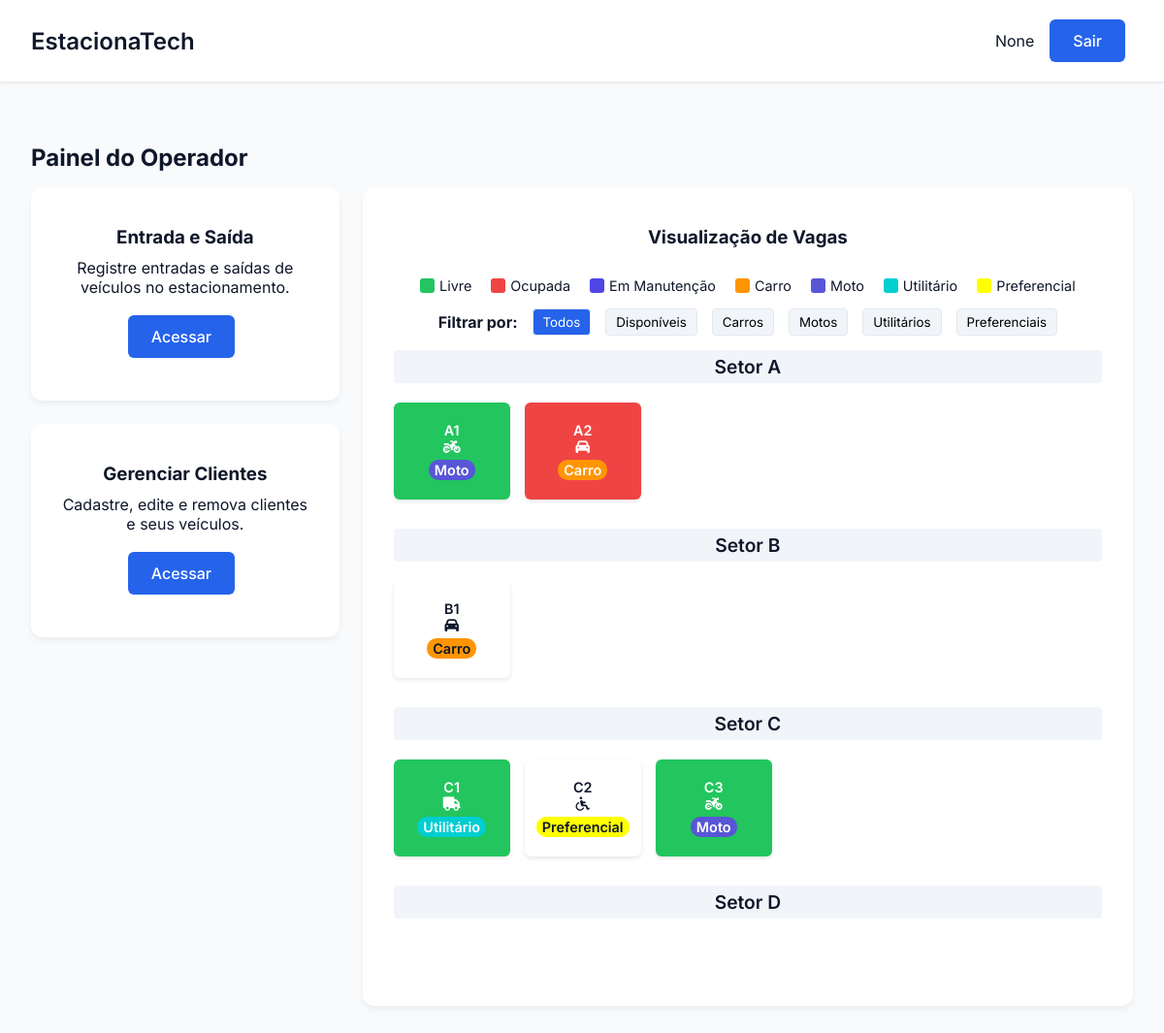
Before: /operador/painel_operador with the older database file.
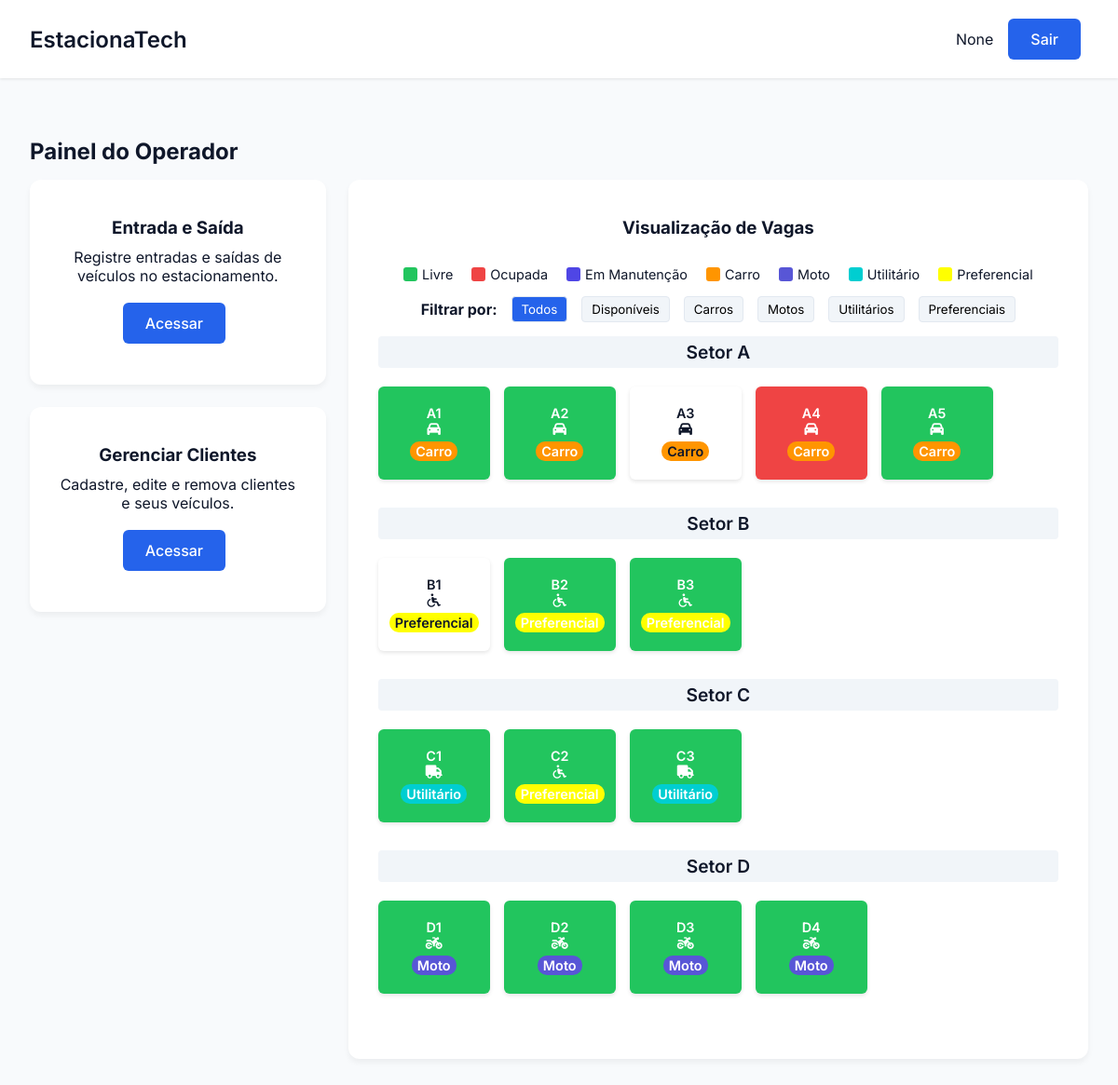
After: the same page with the newer database file.
### tables this page shows
CREATE TABLE Setor (
        id_setor TEXT PRIMARY KEY,
        n_vagas INTEGER NOT NULL
    );

CREATE TABLE "Vaga" (
        id_vaga TEXT PRIMARY KEY,
        setor TEXT NOT NULL,
        tipo TEXT NOT NULL CHECK (tipo IN ('carro', 'moto', 'utilitário', 'preferencial')),
        status TEXT NOT NULL CHECK (status IN ('livre', 'ocupada', 'reservada', 'manutenção')),
        FOREIGN KEY (setor) REFERENCES Setor(id_setor)
    );

### EstacionaTech/routes/operador_routes.py (the view)
@operador_bp.route('/painel_operador')
def painel_operador():
    vagas = VagaController.listar_vagas()
    setores = SetorController.listar_setores()
    return render_template('painel_operador.html', vagas=vagas, setores=setores, nome=session.get('nome'))

### EstacionaTech/controllers/setor_controller.py (called while the page is built)
    @staticmethod
    def listar_setores():
        setores = Setor.listar_todos()
        return setores

### EstacionaTech/controllers/vaga_controller.py (called while the page is built)
    @staticmethod
    def listar_vagas():
        vagas= Vaga.listar_todas()
        return vagas

### EstacionaTech/database/database.py (called while the page is built)
def conectar():
    diretorio_db = "EstacionaTech/database"
    if not os.path.exists(diretorio_db):
        os.makedirs(diretorio_db)  # Criar diretório caso não exista
    return sqlite3.connect(f"{diretorio_db}/estacionatech.db")

### EstacionaTech/models/setor.py (called while the page is built)
    def listar_todos():
        conn = conectar()
        cursor = conn.cursor()
        cursor.execute("SELECT * FROM Setor ORDER BY id_setor ASC")
        setores = cursor.fetchall()
        conn.close()
        return setores

### EstacionaTech/models/vaga.py (called while the page is built)
    def listar_todas():
        conn = conectar()
        cursor = conn.cursor()
        cursor.execute("SELECT * FROM vaga ORDER BY id_vaga ASC")
        vagas = cursor.fetchall()
        conn.close()
        return vagas

### app.py (called while the page is built)
@app.before_request
def make_session_permanent():
    session.permanent = True

### EstacionaTech/templates/painel_operador.html (shortened to what this page needs)
<!DOCTYPE html>
<html lang="pt-BR">
<head>
    <link rel="stylesheet" href="{{ url_for('static', filename='css/estilo.css') }}">
    <link rel="stylesheet" href="{{ url_for('static', filename='css/visualizar_vagas.css') }}">
    <link rel="stylesheet" href="https://cdnjs.cloudflare.com/ajax/libs/font-awesome/6.5.0/css/all.min.css" />
</head>
<body>
    <div class="dashboard painel-operador">
       <header class="dashboard-header">
           <nav class="dashboard-nav container">
               <h1 class="dashboard-title">EstacionaTech</h1>
               <div class="dashboard-user">
                   <span>{{ nome }}</span>
                   <a href="{{ url_for('auth.logout') }}" class="btn btn-primary">Sair</a>
               </div>
           </nav>
       </header>
       <main class="dashboard-content container operador-layout">
           <h2>Painel do Operador</h2>
           <div class="painel-wrapper">
               <div class="painel-esquerdo">
                   <div class="dashboard-card">
                       <h3>Entrada e Saída</h3>
                       <p>Registre entradas e saídas de veículos no estacionamento.</p>
                       <a href="{{ url_for('locacao.operacoes') }}" class="btn btn-primary">Acessar</a>
                   </div>
                   <div class="dashboard-card">
                       <h3>Gerenciar Clientes</h3>
                       <p>Cadastre, edite e remova clientes e seus veículos.</p>
                       <a href="{{ url_for('cliente.gerenciar_clientes') }}" class="btn btn-primary">Acessar</a>
                   </div>
               </div>
               <div class="painel-direito">
                   <div class="dashboard-card visualizacao-vagas-card">
                       <h3>Visualização de Vagas</h3>
                       <div class="legenda">
                           <div class="legenda-item"><div class="legenda-cor" style="background-color: var(--success);"></div><span>Livre</span></div>
                           <div class="legenda-item"><div class="legenda-cor" style="background-color: var(--danger);"></div><span>Ocupada</span></div>
                           <div class="legenda-item"><div class="legenda-cor" style="background-color: var(--secondary);"></div><span>Em Manutenção</span></div>
                           <div class="legenda-item"><div class="legenda-cor" style="background-color: #ff9500;"></div><span>Carro</span></div>
                           <div class="legenda-item"><div class="legenda-cor" style="background-color: #5856d6;"></div><span>Moto</span></div>
                           <div class="legenda-item"><div class="legenda-cor" style="background-color: #00CED1;"></div><span>Utilitário</span></div>
                           <div class="legenda-item"><div class="legenda-cor" style="background-color: #FFFF00;"></div><span>Preferencial</span></div>
                       </div>
                       <div class="filtros">
                           <span><strong>Filtrar por:</strong></span>
                           <button class="filtro-btn active" data-filtro="todos">Todos</button>
                           <button class="filtro-btn" data-filtro="livre">Disponíveis</button>
                           <button class="filtro-btn" data-filtro="carro">Carros</button>
                           <button class="filtro-btn" data-filtro="moto">Motos</button>
                           <button class="filtro-btn" data-filtro="utilitário">Utilitários</button>
                           <button class="filtro-btn" data-filtro="preferencial">Preferenciais</button>
                       </div>
                       {% for setor in setores %}
                       <div class="setor">
                           <h4 class="setor-titulo">Setor {{ setor[0] }}</h4>
                           <div class="mapa-estacionamento">
                               {% for vaga in vagas %}
                                   {% if vaga[1] == setor[0] %}
                                       <div class="vaga vaga-{{ vaga[3] }} tipo-{{ vaga[4]|default('padrao') }}" data-status="{{ vaga[3] }}" data-tipo="{{ vaga[2]|default('padrao') }}">
                                           <div class="status-indicator"></div>
                                           <span class="vaga-id">{{ vaga[0] }}</span>
                                           <div class="vaga-icone">
                                               {% if vaga[2] == 'carro' %}
                                                  <i class="fa-solid fa-car"></i>
                                               {% elif vaga[2] == 'moto' %}
                                                  <i class="fa-solid fa-motorcycle"></i>
                                               {% elif vaga[2] == 'utilitário' %}
                                                  <i class="fa-solid fa-truck"></i>
                                               {% elif vaga[2] == 'preferencial' %}
                                                  <i class="fa-solid fa-wheelchair"></i>
                                               {% else %}
                                                  <i class="fa-solid fa-square-parking"></i>
                                               {% endif %}
                                            </div>
                                           <div class="vaga-tipo" style="background-color:
                                               {% if vaga[2] == 'carro' %}#ff9500
                                               {% elif vaga[2] == 'moto' %}#5856d6
                                               {% elif vaga[2] == 'preferencial' %}#FFFF00
                                               {% else %}#00CED1{% endif %};">
                                               {{ vaga[2]|default('Padrão')|capitalize }}
                                           </div>
                                       </div>
                                   {% endif %}
                               {% endfor %}
                           </div>
                       </div>
                       {% endfor %}
                   </div>
                </div>
            </div>
        </main>
    </div>
</body>
</html>

### EstacionaTech/static/css/estilo.css (style rules this page uses)
* { margin: 0; padding: 0; box-sizing: border-box; font-family: 'Inter', sans-serif; }
:root { --primary: #2563eb; --primary-dark: #1d4ed8; --secondary: #64748b; --danger: #ef4444; --success: #22c55e; --background: #f8fafc; --surface: #ffffff; --text: #0f172a; --text-light: #64748b; --primary-light: #93c5fd; --secondary: #4f46e5; --accent: #10b981; --card-bg: #ffffff; }
body { background-color: var(--background); color: var(--text); min-height: 100vh; }
.container { max-width: 1200px; margin: 0 auto; padding: 0 1rem; }
.btn { display: inline-flex; align-items: center; justify-content: center; padding: 0.75rem 1.5rem; margin-right: 0.5rem; margin-top: 0.25rem; margin-bottom: 0.25rem; background-color: var(--primary); color: white;; font-size: 1rem; font-weight: 500; border-radius: 6px; cursor: pointer; transition: all 0.2s; border: none; text-decoration: none; }
.btn-primary { background-color: var(--primary); color: white; }
.dashboard { min-height: 100vh; display: grid; grid-template-rows: auto 1fr; }
.dashboard-header { background: var(--surface); padding: 1rem; box-shadow: 0 1px 3px 0 rgb(0 0 0 / 0.1); margin-bottom: 2rem;; }
.dashboard-nav { display: flex; justify-content: space-between; align-items: center; }
.dashboard-title { font-size: 1.5rem; font-weight: 600; }
.dashboard-user { display: flex; align-items: center; gap: 1rem; }
.dashboard-content { padding: 2rem; }
.dashboard-content h2 { margin-bottom: 1rem; }
.dashboard-card { background-color: var(--card-bg); padding: 2.5rem 2rem; border-radius: 12px; box-shadow: 0 4px 6px rgba(0, 0, 0, 0.05); display: flex; flex-direction: column; align-items: center; text-align: center; transition: all 0.3s ease; border: none; height: 100%; justify-content: space-between; }
.dashboard-card h3 { margin-bottom: 10px; }
.dashboard-card p { margin-bottom: 15px; }

### EstacionaTech/static/css/visualizar_vagas.css (style rules this page uses)
.mapa-estacionamento { display: flex; flex-wrap: wrap; gap: 15px; margin-top: 20px; }
.setor { margin-bottom: 30px; width: 100%; }
.setor-titulo { font-size: 1.2rem; font-weight: 600; margin-bottom: 10px; padding: 5px; background-color: #f1f5f9; border-radius: 4px; }
.vaga { display: flex; flex-direction: column; align-items: center; justify-content: center; width: 120px; height: 100px; border-radius: 6px; font-weight: 600; font-size: 0.9rem; position: relative; padding: 10px; box-shadow: 0 2px 4px rgba(0,0,0,0.1); }
.vaga-livre { background-color: var(--success); color: white; }
.vaga-ocupada { background-color: var(--danger); color: white; }
.vaga-tipo { background-color: rgba(0, 0, 0, 0.2); padding: 2px 6px; border-radius: 10px; margin-top: 5px; }
.legenda { display: flex; gap: 20px; margin-top: 20px; font-size: 0.9rem; flex-wrap: wrap; }
.legenda-item { display: flex; align-items: center; gap: 5px; }
.legenda-cor { width: 15px; height: 15px; border-radius: 3px; }
.status-indicator { position: absolute; top: 5px; right: 5px; width: 10px; height: 10px; border-radius: 50%; }
.filtros { margin: 15px 0; display: flex; gap: 15px; align-items: center; }
.filtro-btn { padding: 5px 10px; border-radius: 4px; background-color: #f1f5f9; border: 1px solid #e2e8f0; cursor: pointer; }
.filtro-btn.active { background-color: var(--primary); color: white; }
.painel-wrapper { display: flex; gap: 24px; align-items: flex-start; }
.painel-esquerdo { flex: 1; display: flex; flex-direction: column; gap: 24px; }
.painel-direito { flex: 2.5; }

Changed rows visible on the page:
changed Vaga "A1": tipo "Moto" → "Carro"
changed Vaga "A2": status "ocupada" → "livre" (drawn)
added Vaga: id_vaga "A3", tipo "Carro", status "manutenção" (drawn), shown under Setor "A"
added Vaga: id_vaga "A4", tipo "Carro", status "ocupada" (drawn), shown under Setor "A"
added Vaga: id_vaga "A5", tipo "Carro", shown under Setor "A"
changed Vaga "B1": tipo "Carro" → "Preferencial"
added Vaga: id_vaga "B2", tipo "Preferencial", shown under Setor "B"
added Vaga: id_vaga "B3", tipo "Preferencial", shown under Setor "B"
changed Vaga "C2": status "manutenção" → "livre" (drawn)
changed Vaga "C3": tipo "Moto" → "Utilitário"
added Vaga: id_vaga "D1", tipo "Moto", shown under Setor "D"
added Vaga: id_vaga "D2", tipo "Moto", shown under Setor "D"
added Vaga: id_vaga "D3", tipo "Moto", shown under Setor "D"
added Vaga: id_vaga "D4", tipo "Moto", shown under Setor "D"
